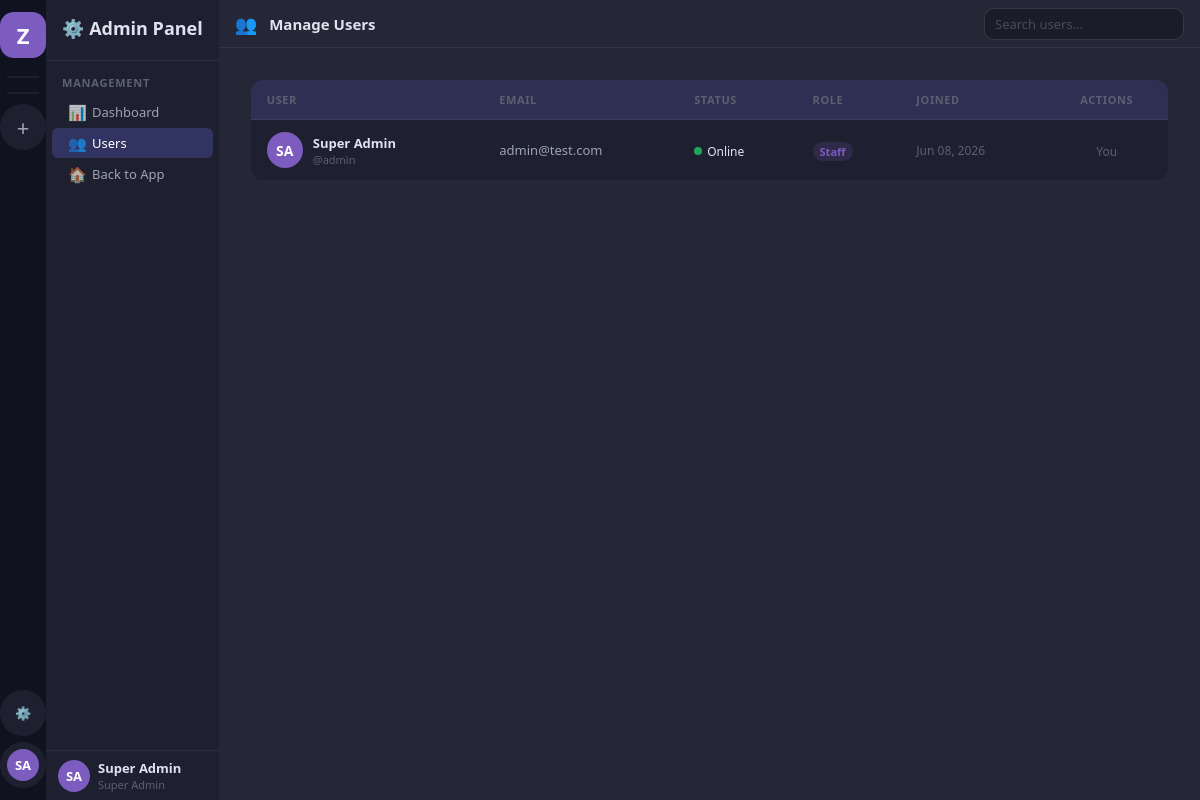
The page /admin-panel/users/ (signed in) on the database as committed earlier.
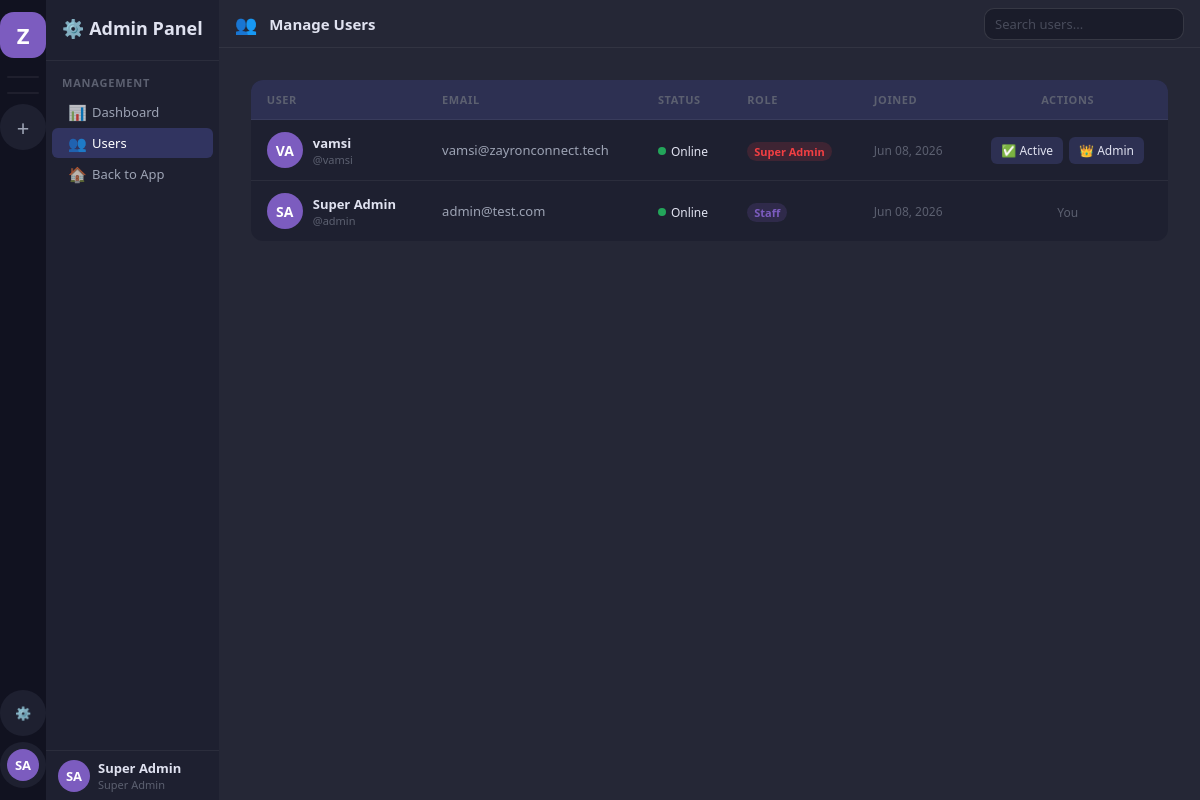
The same page on the database as committed later.
### accounts/models.py (models this page shows, shortened)
class User(AbstractUser):
    ROLE_CHOICES = [
        ('super_admin', 'Super Admin'),
        ('hr', 'HR'),
        ('employee', 'Employee'),
    ]
    STATUS_CHOICES = [
        ('online', 'Online'),
        ('offline', 'Offline'),
        ('busy', 'Busy'),
        ('away', 'Away'),
    ]
    display_name = models.CharField(max_length=100, blank=True)
    avatar = models.ImageField(upload_to='avatars/', null=True, blank=True)
    is_super_admin = models.BooleanField(default=False)  # Legacy, kept for compatibility
    role = models.CharField(max_length=20, default='employee', choices=ROLE_CHOICES)
    status = models.CharField(max_length=20, default='offline', choices=STATUS_CHOICES)
    bio = models.TextField(blank=True)
    phone = models.CharField(max_length=20, blank=True)
    created_by = models.ForeignKey('self', on_delete=models.SET_NULL, null=True, blank=True, related_name='created_users')
    class Meta:
        db_table = 'zc_users'
    def get_display_name(self):
        return self.display_name or self.get_full_name() or self.username
    def get_status_color(self):
        return {
            'online': '#23a55a',
            'offline': '#80848e',
            'busy': '#f23f43',
            'away': '#f0b232',
        }.get(self.status, '#80848e')
    def get_initials(self):
        name = self.get_display_name()
        parts = name.split()
        if len(parts) >= 2:
            return (parts[0][0] + parts[1][0]).upper()
        return name[:2].upper() if name else 'U'

### accounts/views.py (the view)
# urls.py: path('admin-panel/users/', views.admin_users, name='admin_users'),
@login_required
def admin_users(request):
    if not (request.user.is_super_admin or request.user.is_staff):
        return redirect('dashboard')
    users = User.objects.all().order_by('-date_joined')
    return render(request, 'admin_panel/users.html', {
        'users': users,
        'all_projects': request.user.projects.filter(is_active=True),
    })

### templates/admin_panel/users.html (shortened to what this page needs)
{% extends 'base.html' %}
{% block sidebar %}
<nav class="sidebar-channels">
  <div class="sc-header">
    <h2>⚙️ Admin Panel</h2>
  </div>
  <div class="sc-body">
    <div class="sc-section">
      <div class="sc-section-title">Management</div>
      <a href="/admin-panel/" class="ch-item">
        <span class="ch-icon">📊</span><span class="ch-name">Dashboard</span>
      </a>
      <a href="/admin-panel/users/" class="ch-item active">
        <span class="ch-icon">👥</span><span class="ch-name">Users</span>
      </a>
      <a href="/dashboard/" class="ch-item">
        <span class="ch-icon">🏠</span><span class="ch-name">Back to App</span>
      </a>
    </div>
  </div>
  <div class="sc-userbar">
    <div class="avatar avatar-32" style="background:var(--accent)">{{ user.get_initials }}</div>
    <div style="flex:1;min-width:0"><div class="ub-name">{{ user.get_display_name }}</div><div class="ub-tag">Super Admin</div></div>
  </div>
</nav>
{% endblock %}
{% block content %}
<div class="content-header">
  <span class="ch-icon-lg">👥</span>
  <h3>Manage Users</h3>
  <div class="header-actions">
    <input type="text" id="user-search" class="form-control" placeholder="Search users..." style="width:200px;padding:6px 10px;font-size:13px">
  </div>
</div>
<div class="dashboard-content">
  <div style="background:var(--bg-sidebar-r);border-radius:12px;overflow:hidden">
    <table style="width:100%;border-collapse:collapse" id="users-table">
      <thead>
        <tr style="background:var(--bg-hover)">
          <th style="text-align:left;padding:12px 16px;font-size:11px;color:var(--text-3);text-transform:uppercase;letter-spacing:.6px">User</th>
          <th style="text-align:left;padding:12px 16px;font-size:11px;color:var(--text-3);text-transform:uppercase;letter-spacing:.6px">Email</th>
          <th style="text-align:left;padding:12px 16px;font-size:11px;color:var(--text-3);text-transform:uppercase;letter-spacing:.6px">Status</th>
          <th style="text-align:left;padding:12px 16px;font-size:11px;color:var(--text-3);text-transform:uppercase;letter-spacing:.6px">Role</th>
          <th style="text-align:left;padding:12px 16px;font-size:11px;color:var(--text-3);text-transform:uppercase;letter-spacing:.6px">Joined</th>
          <th style="text-align:center;padding:12px 16px;font-size:11px;color:var(--text-3);text-transform:uppercase;letter-spacing:.6px">Actions</th>
        </tr>
      </thead>
      <tbody>
        {% for u in users %}
        <tr style="border-top:1px solid var(--border)" id="user-row-{{ u.id }}" data-name="{{ u.get_display_name|lower }} {{ u.username|lower }} {{ u.email|lower }}">
          <td style="padding:12px 16px">
            <div style="display:flex;align-items:center;gap:10px">
              <div class="avatar avatar-36" style="background:var(--accent)">
                {% if u.avatar %}<img src="{{ u.avatar.url }}" alt="">{% else %}{{ u.get_initials }}{% endif %}
              </div>
              <div>
                <div style="font-size:13px;font-weight:600">{{ u.get_display_name }}</div>
                <div style="font-size:11px;color:var(--text-3)">@{{ u.username }}</div>
              </div>
            </div>
          </td>
          <td style="padding:12px 16px;font-size:13px;color:var(--text-2)">{{ u.email }}</td>
          <td style="padding:12px 16px">
            <span style="display:inline-flex;align-items:center;gap:5px;font-size:12px">
              <span style="width:8px;height:8px;border-radius:50%;background:{{ u.get_status_color }}"></span>
              {{ u.get_status_display }}
            </span>
          </td>
          <td style="padding:12px 16px">
            {% if u.is_super_admin %}<span class="badge badge-danger">Super Admin</span>
            {% elif u.is_staff %}<span class="badge badge-accent">Staff</span>
            {% else %}<span class="badge" style="background:var(--bg-hover);color:var(--text-2)">User</span>{% endif %}
          </td>
          <td style="padding:12px 16px;font-size:12px;color:var(--text-3)">{{ u.date_joined|date:"M d, Y" }}</td>
          <td style="padding:12px 16px;text-align:center">
            {% if u != user %}
            <div style="display:flex;gap:6px;justify-content:center">
              <button class="btn btn-sm {% if u.is_active %}btn-secondary{% else %}btn-danger{% endif %}"
                      onclick="toggleUser({{ u.id }}, this)"
                      data-active="{{ u.is_active|yesno:'true,false' }}"
                      title="{% if u.is_active %}Disable{% else %}Enable{% endif %}">
                {% if u.is_active %}✅ Active{% else %}❌ Disabled{% endif %}
              </button>
              <button class="btn btn-sm btn-secondary"
                      onclick="toggleAdmin({{ u.id }}, this)"
                      title="Toggle admin">
                {% if u.is_super_admin %}👑 Admin{% else %}👤 User{% endif %}
              </button>
            </div>
            {% else %}
            <span style="font-size:12px;color:var(--text-3)">You</span>
            {% endif %}
          </td>
        </tr>
        {% endfor %}
      </tbody>
    </table>
  </div>
</div>
{% endblock %}

### templates/base.html (shortened to what this page needs)
<!DOCTYPE html>
<html lang="en">
<head>
<link rel="stylesheet" href="/static/css/main.css">
</head>
<body>
<div class="app-shell">
  <nav class="sidebar-projects" id="sidebar-projects">
    <a href="/dashboard/" class="sp-btn sp-logo" title="ZayronConnect">Z</a>
    <div class="sp-divider"></div>
    <div class="sp-divider"></div>
    <a href="/project/create/" class="sp-btn" title="New Project">
      <span style="font-size:22px;font-weight:300">+</span>
    </a>
    {% if user.is_super_admin or user.is_staff %}
    <a href="/admin-panel/" class="sp-btn" title="Admin Panel">
      ⚙️
    </a>
    {% endif %}
    <a href="/profile/" class="sp-btn" title="Profile">
      <div class="avatar avatar-32" style="background:var(--accent)">{{ user.get_initials }}</div>
    </a>
  </nav>
  {% block sidebar %}{% endblock %}
  <main class="main-content" id="main-content">
    {% block content %}{% endblock %}
  </main>
</div>
</body>
</html>

Rows that differ between the two databases and show on the page:
added User: get_initials "VA", get_display_name "vamsi", username "vamsi", email "vamsi@zayronconnect.tech", status "Online", is_super_admin "Super Admin", date_joined "Jun 08, 2026", is_active "✅ Active"
